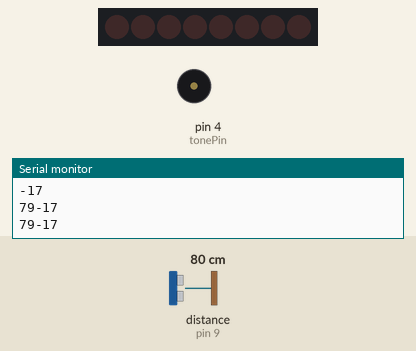
Simulated run of this sketch. Board: Arduino Uno, built with avr-gcc and run on an emulated ATmega328P. Shown: 8 shift-register outputs drawn as a row of LEDs (first output left, lit = HIGH), buzzer (waves = sounding), the last lines printed to the serial monitor. Wiring (inferred from the names in the program): ultrasonic range finder: trigger pin 10; echo pin 9; shift register (74HC595): data pin 12; shift clock pin 13; latch pin 11. Wiring (inferred from the signals the program sends): row of LEDs: on Q0, Q1, Q2, Q3, Q4, Q5, Q6, Q7. The test bench sets the inputs (shaded band); at power-on: distance to the obstacle (sensor on pin 9) 80 cm. The echo pulse lasts 58.3 µs per cm.

Above: at 1.4 s.
1.5 s: distance to the obstacle (sensor on pin 9) set to 2 cm
At 2.22 s:
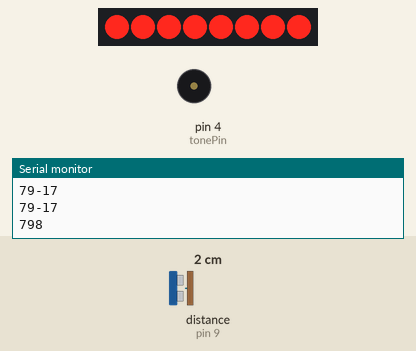
3.9 s: distance to the obstacle (sensor on pin 9) set to 9 cm
At 4.63 s:
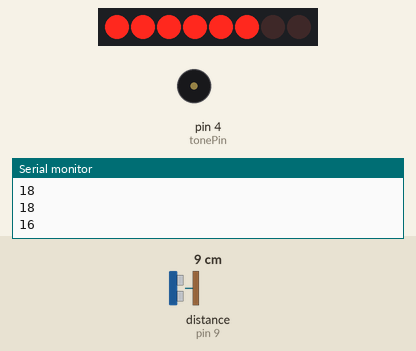
6.5 s: distance to the obstacle (sensor on pin 9) set to 5 cm
At 7.04 s:
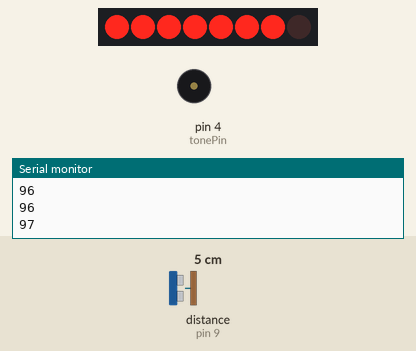
8.9 s: distance to the obstacle (sensor on pin 9) set to 18 cm
At 9.44 s:
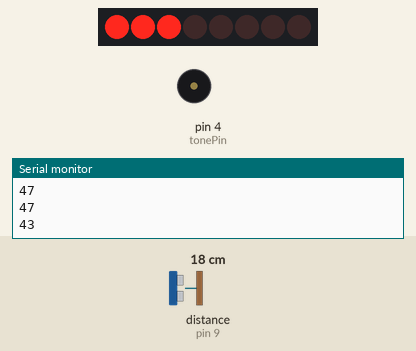
11.3 s: distance to the obstacle (sensor on pin 9) set to 4 cm
At 11.55 s:
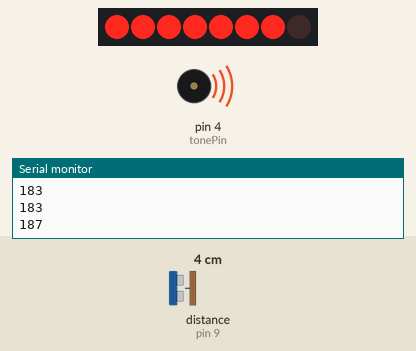
13.7 s: distance to the obstacle (sensor on pin 9) set to 10 cm
At 14.87 s:
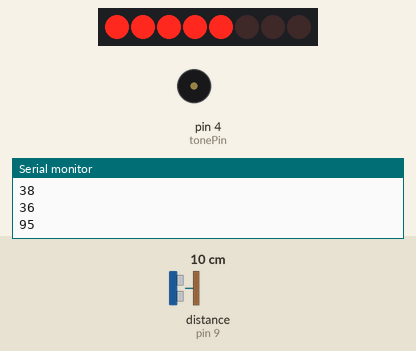
Timing chart, 0 to 17.9 s (numbered marks = the images above; inputs shaded):
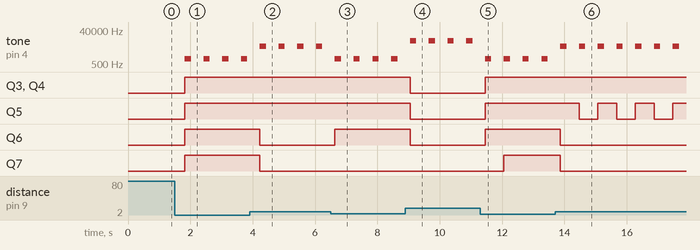

Measured:
- the behaviour switches between 7 and 6 cm on distance to the obstacle (sensor on pin 9) (found by bisection; images 2 and 3)
- after the input at 1.5 s, tone on pin 4 (tonePin): alternates 1000 Hz for 0.20 s and silent for 0.40 s, starting after 0.32 s; Q3–7: LOW → HIGH after 0.32 s
- after the input at 3.9 s, Q6, Q7: HIGH → LOW after 0.33 s
- after the input at 6.5 s, Q6: LOW → HIGH after 0.14 s
- after the input at 8.9 s, Q3–6: HIGH → LOW after 0.15 s
- after the input at 11.3 s, Q3–6: LOW → HIGH after 0.16 s; Q7: LOW → HIGH after 0.76 s
- after the input at 13.7 s, Q5: alternates HIGH for 0.60 s and LOW for 0.60 s, starting after 0.77 s; Q6, Q7: HIGH → LOW after 0.17 s

The sketch:

p.ino
```cpp
int tonePin = 4;    //Tone - Red Jumper
int trigPin = 10;    //Trig - violet Jumper
int echoPin = 9;   //Echo - yellow Jumper
int clockPin = 13;  //IC Pin 11 - white Jumper
int dataPin = 12;   //IC Pin 14 - Green Jumper
int latchPin = 11;  //IC Pin 12 - Blue Jumper
byte possible_patterns[9] = {
  B00000000, B00000001, B00000011, B00000111, B00001111, B00011111, B00111111, B01111111, B11111111, };
  int proximity=0;
  int duration;
  int distance;

void setup() {
  //Serial Port
  Serial.begin (9600);
  pinMode(trigPin, OUTPUT);
  pinMode(echoPin, INPUT);
  pinMode(clockPin, OUTPUT);
  pinMode(latchPin, OUTPUT);
  pinMode(dataPin, OUTPUT);
  pinMode(tonePin, OUTPUT); }
  void loop() {
    digitalWrite(latchPin, LOW);
    digitalWrite(trigPin, HIGH);   delayMicroseconds(1000);   digitalWrite(trigPin, LOW);
    duration = pulseIn(echoPin, HIGH);   distance = (duration/2) / 29.1;
    /*if (distance >= 45 || distance <= 0){
    Serial.println("Out of range");   }   else {     Serial.print(distance);     Serial.println(" cm");   }*/
    proximity=map(distance, 0, 25, 8, 0);

    Serial.println(proximity);
    if (proximity <= 0){     proximity=0;   }
    else if (proximity >= 3 && proximity <= 4){
      tone(tonePin, 10000, 200);   }
    else if (proximity >= 5 && proximity <= 6){
      tone(tonePin,5000, 200);   }
    else if (proximity >= 7 && proximity <= 8){
      tone(tonePin, 1000, 200);   }
    shiftOut(dataPin, clockPin, MSBFIRST, possible_patterns[proximity]);
    digitalWrite(latchPin, HIGH);
    delay(600);
    noTone(tonePin);
    Serial.print(distance);
    }
```
